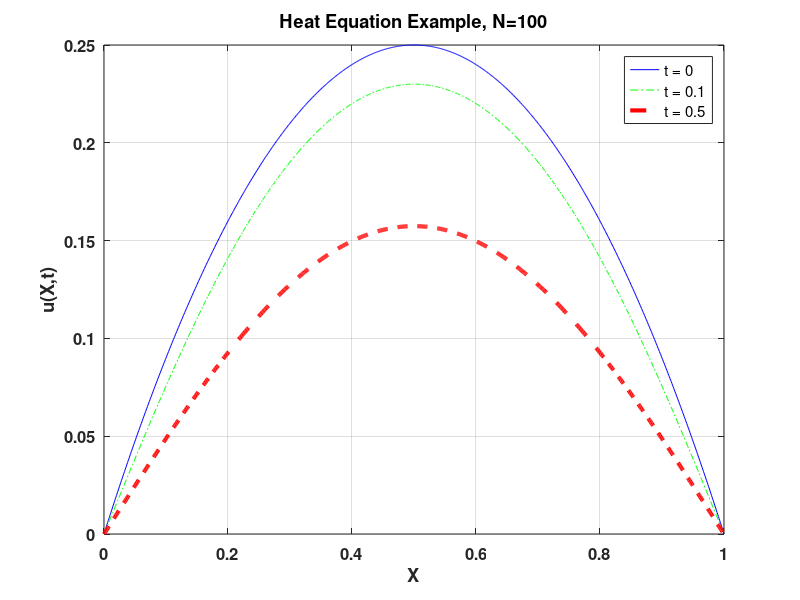
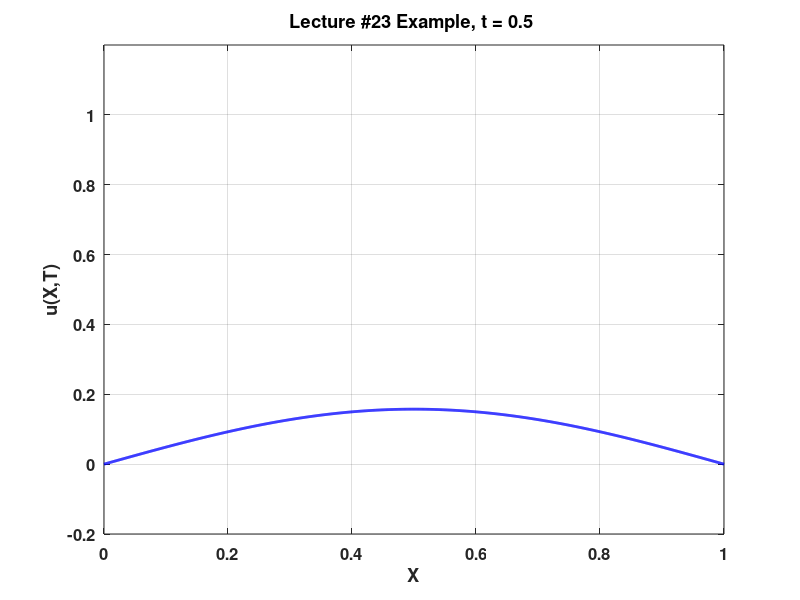

Write MATLAB code to recreate these figures, in order.
%% Lecture 23 MATLAB Ex 1
clear
clc
close 'all'

%% Example: homogeneous Dirichlet BCs
L = 1; % length of the domain
k = 0.1; % thermal diffusivity

N = 100; % number of terms to the series solution

F = @(x,n) sin(n.*pi.*x./L);
G = @(t,n) exp(-((n.*pi./L).^2)*k.*t);

pick_IC = 1;
% 1 = smooth IC
% 2 = discontinuous IC
switch pick_IC
    case 1
        f = @(x) x.*(1-x);
    case 2
        f = @(x) disc_IC(x,L);
    otherwise
        error('Invalid case! \n');
end
%% Plot the initial condition
% make a discrete X-axis
Nx = 1000;
X = linspace(0,L,Nx);

figure(1)
plot(X,f(X),'-c','LineWidth',3)
title('Example Initial Condition',...
    'FontSize',14,'fontweight','bold');
xlabel('X','FontSize',12,'FontWeight','bold');
set(gca,'fontsize',10,'fontweight','bold');
grid on




%%

% initialize my series solution
u = @(x,t) 0;
for n = 1:N
    % essentially doing the sine-series half-wave expansion
    % compute the coefficient
    bn = (2/L)*integral(@(x) f(x).*F(x,n),0,L);
    
    % add the term to the series solution
    u = @(x,t) u(x,t) + bn*F(x,n).*G(t,n);
end

%% plot the result
figure(1)
plot(X,u(X,0),'-b',...
    X,u(X,0.1),'-.g',...
    X,u(X,0.5),'--r','linewidth',3);
title_str = sprintf('Heat Equation Example, N=%d',N);
title(title_str,'FontSize',16,'FontWeight','bold');
%title('Lecture #23 Example','fontsize',16,'fontweight','bold');
xlabel('X','fontsize',14,'fontweight','bold');
ylabel('u(X,t)','fontsize',14,'fontweight','bold');
grid on
set(gca,'fontsize',12,'fontweight','bold');
legend('t = 0','t = 0.1','t = 0.5');

%% time-dependent plot
Tmax = 0.5;
NT = 40;
T = linspace(0,Tmax,NT);
figure(2)
for n = 1:NT
   plot(X,u(X,T(n)),'-b','linewidth',2)
   title_str = sprintf('Lecture #23 Example, t = %g ',T(n));
   title(title_str,'fontsize',16,'fontweight','bold');
   xlabel('X','fontsize',14,'fontweight','bold');
   ylabel('u(X,T)','fontsize',14,'fontweight','bold');
   grid on
   set(gca,'fontsize',12,'fontweight','bold');
   axis([0 L -0.2 1.2]);
   pause(Tmax/(NT-1)*10);
end

%% Local functions
function y = disc_IC(x,L)
[m,n] = size(x);
y = nan(m,n);
for i = 1:length(x)
   if (x(i) > 0) && (x(i) < L/4)
       y(i) = x(i);
   elseif(x(i) >= L/4) && (x(i) < L/2)
       y(i) = 1;
   elseif(x(i) >= L/2) && (x(i) < 3*L/4)
       y(i) = 0;
   elseif(x(i) >= 3*L/4) && (x(i) < L)
       y(i) = L - x(i);
   end
end
end
